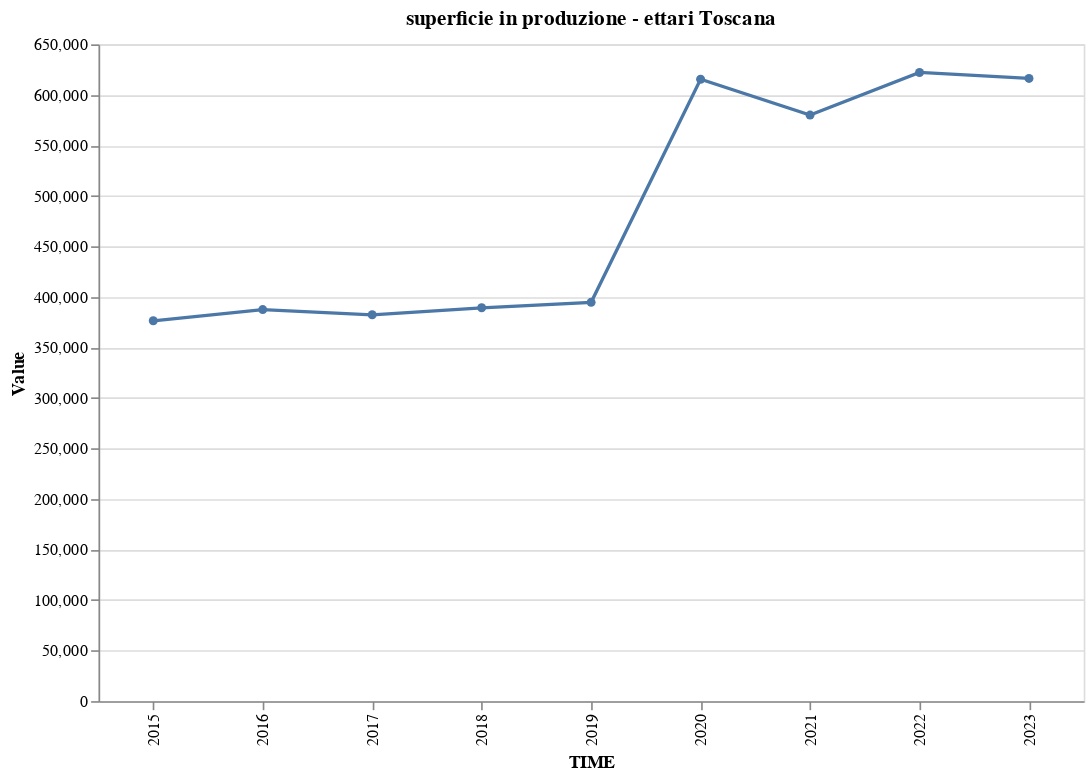

The code cell stored with this chart in its notebook:
### Markdown cell above
## Toscana

### Code cell
import altair as alt

#Selezione del territorio di interesse
territorio = 'Toscana'

#Selezione degli attributi che si vogliono osservare
#attributo = 'produzione totale - quintali'
#attributo = 'produzione raccolta - quintali'
#attributo = 'superficie totale - ettari'
attributo = 'superficie in produzione - ettari'

# Filtrare il territorio di interesse
data_filtered2 = data_filtered[data_filtered['Territorio'] == territorio]

# Selezionare le colonne di interesse
column_of_interest = ['Tipo dato', 'Tipo di coltivazione', 'TIME', 'Value']
data_filtered3 = data_filtered2[column_of_interest]

# Calcolare il valore totale per Tipo dato e TIME
summarized_df = data_filtered3.groupby(['Tipo dato', 'TIME'])['Value'].sum().reset_index()

# Rimuovere l'anno 2024 e tutto quello prima del 2015
summarized_df = summarized_df[(summarized_df['TIME'] != 2024) & (summarized_df['TIME'] >= 2015)]

# Filtrare per 'superficie totale - ettari'
superficie_totale_df = summarized_df[summarized_df['Tipo dato'] == attributo]

title = f'{attributo} {territorio}'

chart = alt.Chart(superficie_totale_df).mark_line(point=True).encode(
    x='TIME:O',
    y='Value:Q',
    tooltip=['TIME', 'Value']
).properties(
    title=title,
    width=600,
    height=400
).interactive()

chart.show()

### Figure 1 — Vega-Lite specification as saved in the notebook (floating-point values rounded to 4 significant figures)
{"config": {"view": {"continuousWidth": 300, "continuousHeight": 300}}, "data": {"name": "data-6b2fc55cef0303560418980aa3736e5c"}, "mark": {"type": "line", "point": true}, "encoding": {"tooltip": [{"field": "TIME", "type": "quantitative"}, {"field": "Value", "type": "quantitative"}], "x": {"field": "TIME", "type": "ordinal"}, "y": {"field": "Value", "type": "quantitative"}}, "height": 400, "params": [{"name": "param_1", "select": {"type": "interval", "encodings": ["x", "y"]}, "bind": "scales"}], "title": "superficie in produzione - ettari Toscana", "width": 600, "$schema": "https://vega.github.io/schema/vega-lite/v5.17.0.json", "datasets": {"data-6b2fc55cef0303560418980aa3736e5c": [{"Tipo dato": "superficie in produzione - ettari", "TIME": 2015, "Value": 376400.0}, {"Tipo dato": "superficie in produzione - ettari", "TIME": 2016, "Value": 387500.0}, {"Tipo dato": "superficie in produzione - ettari", "TIME": 2017, "Value": 382400.0}, {"Tipo dato": "superficie in produzione - ettari", "TIME": 2018, "Value": 389300.0}, {"Tipo dato": "superficie in produzione - ettari", "TIME": 2019, "Value": 394700.0}, {"Tipo dato": "superficie in produzione - ettari", "TIME": 2020, "Value": 615500.0}, {"Tipo dato": "superficie in produzione - ettari", "TIME": 2021, "Value": 580000.0}, {"Tipo dato": "superficie in produzione - ettari", "TIME": 2022, "Value": 622200.0}, {"Tipo dato": "superficie in produzione - ettari", "TIME": 2023, "Value": 616300.0}]}}
